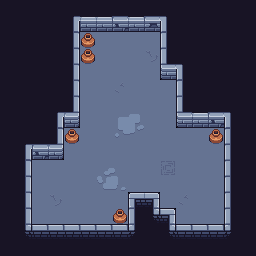

A level layout from a 2D game, rendered from its tile map. Below: a short description, then the map file with its tile-grid data intact:
An orthogonal 16x16 tile map with 16x16 px tiles, 3 tile layers (base, accessories, foreground) and 6 objects.

<map version="1.10" tiledversion="1.12.0" orientation="orthogonal" renderorder="right-down" width="16" height="16" tilewidth="16" tileheight="16" infinite="0" nextlayerid="8" nextobjectid="20">
 <tileset firstgid="1" source="cryptophage-ts.tsx" />
 <layer id="1" name="base" width="16" height="16">
  <data encoding="csv">
231,231,231,231,231,231,231,231,231,231,231,231,231,231,231,231,
231,231,231,231,263,287,287,322,287,321,265,231,231,231,231,231,
231,231,231,231,232,373,373,373,373,373,237,231,231,231,231,231,
231,231,231,231,232,373,373,373,373,375,237,231,231,231,231,231,
231,231,231,231,232,373,373,373,373,373,258,262,231,231,231,231,
231,231,231,231,232,373,373,346,373,373,373,230,231,231,231,231,
231,231,231,231,232,373,373,373,373,373,373,230,231,231,231,231,
231,231,231,263,260,373,373,373,373,373,373,258,287,322,262,231,
231,231,231,232,373,373,373,373,373,373,373,373,373,373,237,231,
231,263,322,260,373,373,373,373,373,373,373,373,373,373,237,231,
231,232,373,373,373,373,373,373,373,373,345,373,373,373,237,231,
231,232,373,373,373,373,373,373,373,373,373,373,373,373,237,231,
231,232,373,375,373,373,373,373,202,204,373,346,373,373,237,231,
231,232,373,373,373,373,373,373,230,235,204,373,373,373,237,231,
231,235,203,203,203,203,203,203,234,231,235,203,203,203,234,231,
231,231,231,231,231,231,231,231,231,231,231,231,231,231,231,231
</data>
 </layer>
 <layer id="2" name="accessories" width="16" height="16">
  <data encoding="csv">
0,0,0,0,0,0,0,0,0,0,0,0,0,0,0,0,
0,0,0,0,0,0,0,0,0,0,0,0,0,0,0,0,
0,0,0,0,0,339,0,0,0,0,0,0,0,0,0,0,
0,0,0,0,0,339,0,0,0,0,0,0,0,0,0,0,
0,0,0,0,0,0,0,0,0,0,0,0,0,0,0,0,
0,0,0,0,0,0,0,0,0,0,0,0,0,0,0,0,
0,0,0,0,0,0,0,0,0,0,0,0,0,0,0,0,
0,0,0,0,0,0,0,350,351,0,0,0,0,0,0,0,
0,0,0,0,339,0,0,378,379,0,0,0,0,339,0,0,
0,0,0,0,0,0,0,0,0,0,0,0,0,0,0,0,
0,0,0,0,0,0,352,353,0,0,0,0,0,0,0,0,
0,0,0,0,0,0,380,381,0,0,0,0,0,0,0,0,
0,0,0,0,0,0,0,0,0,0,0,0,0,0,0,0,
0,0,0,0,0,0,0,339,0,0,0,0,0,0,0,0,
0,0,0,0,0,0,0,0,0,0,0,0,0,0,0,0,
0,0,0,0,0,0,0,0,0,0,0,0,0,0,0,0
</data>
 </layer>
 <objectgroup id="3" name="p-entrances-left">
  <object id="18" x="16" y="160" width="16" height="64" />
  <object id="19" x="64" y="32" width="16" height="80" />
 </objectgroup>
 <objectgroup id="4" name="p-entrances-right">
  <object id="14" x="224" y="128" width="16" height="96" />
 </objectgroup>
 <objectgroup id="5" name="p-entrances-up">
  <object id="15" x="80" y="16" width="80" height="16" />
 </objectgroup>
 <objectgroup id="6" name="p-entrances-down">
  <object id="16" x="176" y="224" width="48" height="16" />
  <object id="17" x="32" y="224" width="96" height="16" />
 </objectgroup>
 <layer id="7" name="foreground" width="16" height="16">
  <data encoding="csv">
0,0,0,0,0,0,0,0,0,0,0,0,0,0,0,0,
0,0,0,0,0,0,0,0,0,0,0,0,0,0,0,0,
0,0,0,0,0,0,0,0,0,0,0,0,0,0,0,0,
0,0,0,0,0,0,0,0,0,0,0,0,0,0,0,0,
0,0,0,0,0,0,0,0,0,0,0,0,0,0,0,0,
0,0,0,0,0,0,0,0,0,0,0,0,0,0,0,0,
0,0,0,0,0,0,0,0,0,0,0,0,0,0,0,0,
0,0,0,0,0,0,0,0,0,0,0,0,0,0,0,0,
0,0,0,0,0,0,0,0,0,0,0,0,0,0,0,0,
0,0,0,0,0,0,0,0,0,0,0,0,0,0,0,0,
0,0,0,0,0,0,0,0,0,0,0,0,0,0,0,0,
0,0,0,0,0,0,0,0,0,0,0,0,0,0,0,0,
0,0,0,0,0,0,0,0,0,0,0,0,0,0,0,0,
0,0,0,0,0,0,0,0,0,0,0,0,0,0,0,0,
0,0,0,0,0,0,0,0,0,0,0,0,0,0,0,0,
0,0,0,0,0,0,0,0,0,0,0,0,0,0,0,0
</data>
 </layer>
</map>
